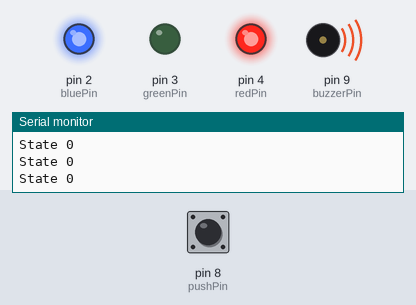
The sketch below on a simulated Arduino Uno, built with avr-gcc and run on an emulated ATmega328P. On the bench: output pins drawn as LEDs (lit = HIGH), buzzer (waves = sounding), the last lines printed to the serial monitor. The inputs (shaded band) are chosen by the test bench; at power-on: pin 8 (pushPin) LOW.

Above: at 3.8 s.
3.9 s: pin 8 (pushPin) pulled HIGH for 1.8 s
At 5.0 s:
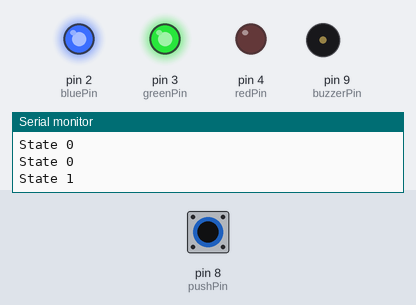
7.4 s: pin 8 (pushPin) pulled HIGH for 3.2 s
At 12.4 s:
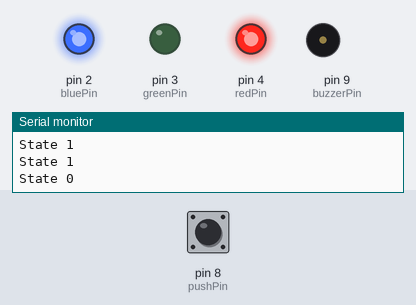
Timing chart, 0 to 18.1 s (numbered marks = the images above; inputs shaded):
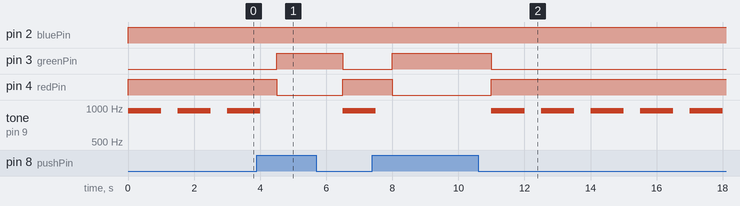

Measured:
- after the input at 3.9 s, pin 3 (greenPin): LOW → HIGH after 0.60 s, → LOW 2.0 s later; pin 4 (redPin): HIGH → LOW after 0.60 s, → HIGH 2.0 s later
- after the input at 7.4 s, pin 3 (greenPin): LOW → HIGH after 0.60 s, → LOW 3.0 s later; pin 4 (redPin): HIGH → LOW after 0.60 s, → HIGH 3.0 s later
- by itself, tone on pin 9 (buzzerPin): repeats every 1.5 s: 950 Hz 1.0 s, silent 0.50 s

The sketch:

buzzer_rainbow_led_and_pushbutton_testing.ino
```cpp
const int redPin = 4;
const int greenPin = 3;
const int bluePin = 2;

const int pushPin = 8;
const int buzzerPin = 9;
int first_state = 0;

void setup() {
  // put your setup code here, to run once:
  pinMode(pushPin, INPUT);
  pinMode(redPin, OUTPUT);
  pinMode(greenPin, OUTPUT);
  pinMode(bluePin, OUTPUT);
  pinMode(buzzerPin, OUTPUT);
  Serial.begin(9600);
}

void loop() {
  // put your main code here, to run repeatedly:
  int stat = digitalRead(pushPin);
  Serial.print("State ");
  Serial.println(stat);

  if(stat){
    color(0,255,255);
    noTone(buzzerPin);
  }else{
    color(255,0,255);
    tone(buzzerPin, 950, 1000);
    delay(500);
  }
  delay(1000);
}

void color(unsigned char red, unsigned char green, unsigned char blue){
  digitalWrite(redPin, red);
  digitalWrite(greenPin, green);
  digitalWrite(bluePin, blue);
}
```
